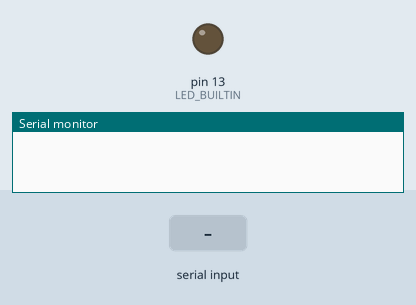
This sketch was run on a simulated Arduino Uno, built with avr-gcc and run on an emulated ATmega328P. On the bench: output pins drawn as LEDs (lit = HIGH), the last lines printed to the serial monitor. Dashed ring = blinking. The inputs (shaded band) are chosen by the test bench.

Above: at 1.2 s.
1.3 s: "1" received over Serial
At 1.54 s:
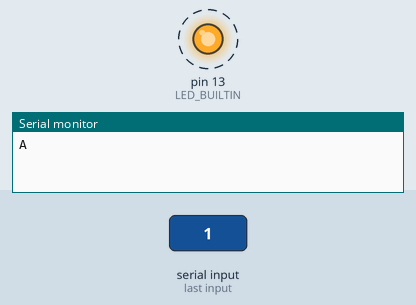
4.3 s: "0" received over Serial
At 4.3 s:
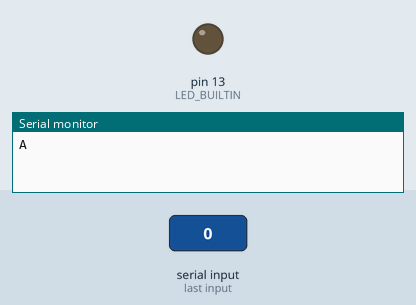
Timing chart, 0 to 7.3 s (numbered marks = the images above; inputs shaded):
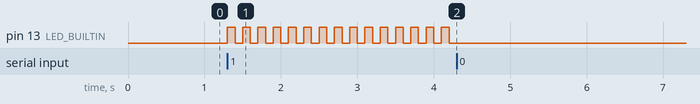

The sketch:

sketch_mar17a.ino
```cpp
/*
 * serial_usb_simple_arduino - For communicating over USB serial. Send it a '1' (character one)
 * and it will make the builtin LED start blinking every one second. Send it a '0'
 * (character zero) and it will make it stop blinking.
 *
 * Each time it receives one of the commands, it sends back an 'A' for acknowledge.
 * But send it a commmand it doesn't recognize and it sends back an 'E' for error.
 */

bool blinking = false;
bool led_on = false;
int target_time;

void setup() {
  Serial.begin(115200);
  while (!Serial) {
    ; // wait for serial port to connect. Needed for native USB
  }
  pinMode(LED_BUILTIN, OUTPUT);
}

void loop() {
  char c;

  if (Serial.available() > 0) {
    c = Serial.read();
    switch (c) {
    case '0':
      // stop blinking
      blinking = false;
      if (led_on) {
        digitalWrite(LED_BUILTIN, LOW);
      }
      Serial.write("A", 1);
      break;
    case '1':
      // start blinking
      if (blinking == false) {
        blinking = true;
        digitalWrite(LED_BUILTIN, HIGH);
        led_on = true;
        target_time = millis() + 100; // turn off in 1 tenth of a second (100 milliseconds)
      }
      Serial.write("A", 1);
      break;
    default:
      Serial.write("E", 1);
      break;
    }
  } else if (blinking) {
    if (millis() >= target_time) {
      if (led_on) {
        digitalWrite(LED_BUILTIN, LOW);
        led_on = false;
        target_time = millis() + 100; // turn on in 1 tenth of a second (100 milliseconds)
      } else {
        digitalWrite(LED_BUILTIN, HIGH);
        led_on = true;
        target_time = millis() + 100; // turn off in 1 tenth of a second (100 milliseconds)
      }
    }
  }
}
```

Measured:
- after the input at 1.3 s, pin 13 (LED_BUILTIN): alternates HIGH for 0.10 s and LOW for 0.10 s, starting at once
- after the input at 4.3 s, pin 13 (LED_BUILTIN): stops changing and stays LOW
